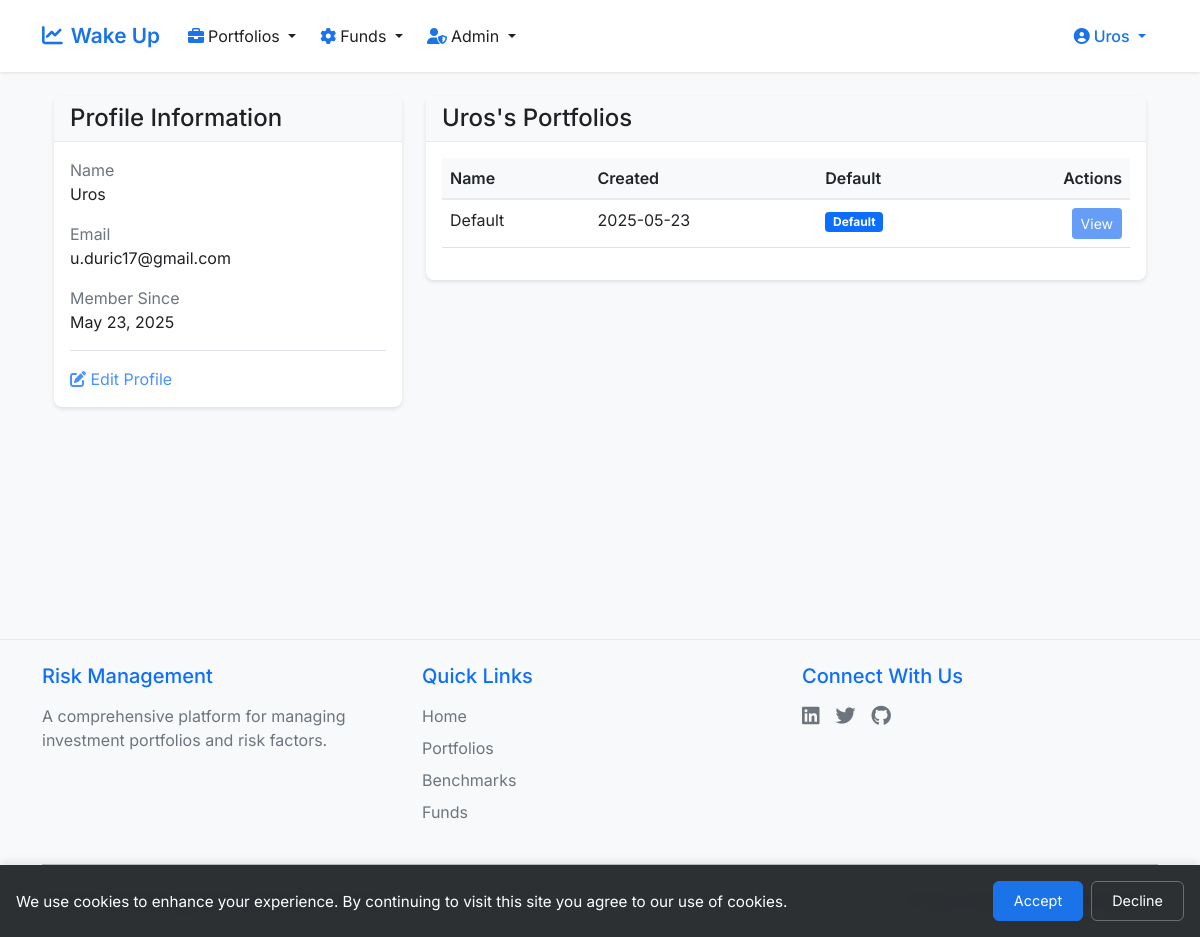
Before: /user_page (signed in) with the older database file.
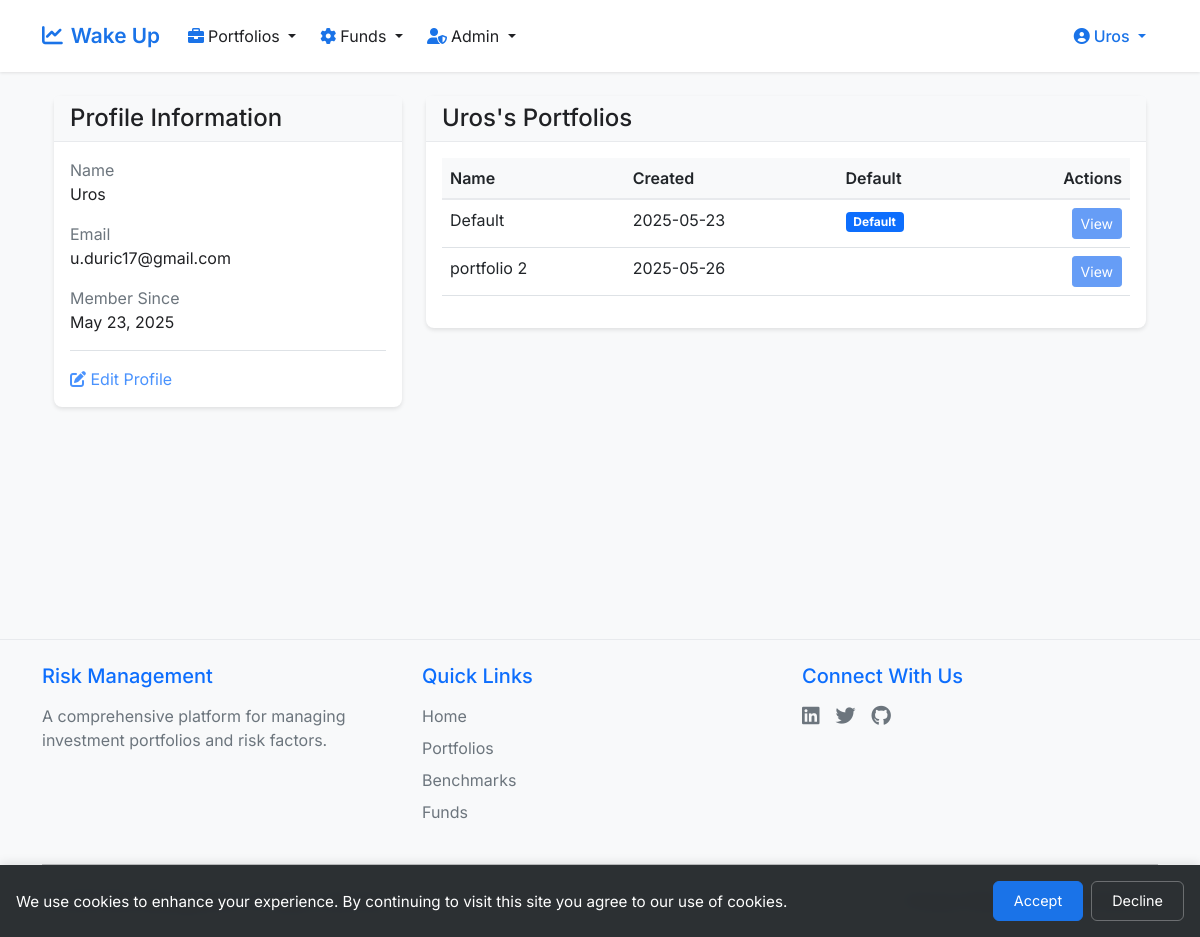
After: the same page with the newer database file.
### app.py (models this page shows, shortened)
class Portfolio(db.Model):
    __tablename__ = 'portfolio'
    id = db.Column(db.Integer, primary_key=True)
    portfolio_name = db.Column(db.String(20), nullable=False)
    user_id = db.Column(db.Integer, db.ForeignKey('user.id'), nullable=False)
    is_default = db.Column(db.Integer, nullable=False, default=0)
    paid_in = db.Column(db.Float, nullable=False, default=0.0)
    created_at = db.Column(db.DateTime, nullable=False, default=datetime.utcnow)
    __table_args__ = (
        db.UniqueConstraint('user_id', 'portfolio_name', name='unique_user_portfolio'),
    )

### app.py (the view)
@app.route('/user_page')
@login_required
def user_page():
    return render_template('user_profile.html', user=current_user)

### app.py (called while the page is built)
@app.after_request
def add_security_headers(response):
    response.headers['X-Content-Type-Options'] = 'nosniff'
    response.headers['X-Frame-Options'] = 'SAMEORIGIN'
    response.headers['X-XSS-Protection'] = '1; mode=block'
    response.headers['Strict-Transport-Security'] = 'max-age=31536000; includeSubDomains'
    return response

@login_manager.user_loader
def load_user(user_id):
    return User.query.get(int(user_id))

def login_required(f):
    @wraps(f)
    def decorated_function(*args, **kwargs):
        if not current_user.is_authenticated:
            return redirect(url_for('login'))
        return f(*args, **kwargs)
    return decorated_function

@app.context_processor
def inject_now():
    return {'now': datetime.utcnow()}

    def is_admin(self):
        return self.user_type == 'admin'

### templates/user_profile.html (shortened to what this page needs)
{% extends "base.html" %}
{% block content %}
<div class="container">
    <div class="row">
        <div class="col-md-4">
            <div class="card h-100">
                <div class="card-header">
                    <h4 class="mb-0">Profile Information</h4>
                </div>
                <div class="card-body d-flex flex-column">
                    <div class="mb-3">
                        <label class="text-muted">Name</label>
                        <p class="mb-0">{{ user.name }}</p>
                    </div>
                    <div class="mb-3">
                        <label class="text-muted">Email</label>
                        <p class="mb-0">{{ user.email }}</p>
                    </div>
                    <div class="mb-3">
                        <label class="text-muted">Member Since</label>
                        <p class="mb-0">{{ user.created_at.strftime('%B %d, %Y') }}</p>
                    </div>
                    <div class="mt-auto pt-3 border-top">
                        <a href="{{ url_for('edit_profile') }}" class="text-decoration-none text-primary opacity-75">
                            <i class="fas fa-edit"></i> Edit Profile
                        </a>
                    </div>
                </div>
            </div>
        </div>
        <div class="col-md-8">
            <div class="card">
                <div class="card-header">
                    <h4 class="mb-0">{{ user.name }}'s Portfolios</h4>
                </div>
                <div class="card-body">
                    {% if user.portfolios %}
                    <div class="table-responsive">
                        <table class="table">
                            <thead>
                                <tr>
                                    <th>Name</th>
                                    <th>Created</th>
                                    <th>Default</th>
                                    <th class="text-end">Actions</th>
                                </tr>
                            </thead>
                            <tbody>
                                {% for portfolio in user.portfolios %}
                                <tr>
                                    <td>{{ portfolio.portfolio_name }}</td>
                                    <td>{{ portfolio.created_at.strftime('%Y-%m-%d') }}</td>
                                    <td>
                                        {% if portfolio.is_default %}
                                        <span class="badge bg-primary">Default</span>
                                        {% endif %}
                                    </td>
                                    <td class="text-end">
                                        <a href="{{ url_for('view_portfolio', id=portfolio.id) }}" class="btn btn-sm btn-primary">View</a>
                                    </td>
                                </tr>
                                {% endfor %}
                            </tbody>
                        </table>
                    </div>
                    {% else %}
                    <p class="text-muted">No portfolios yet.</p>
                    {% endif %}
                </div>
            </div>
        </div>
    </div>
</div>
{% endblock %}

Changed rows visible on the page:
added Portfolio: portfolio_name "portfolio 2", created_at "2025-05-26"
